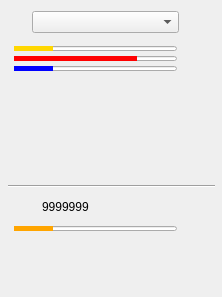
<?xml version="1.0" encoding="UTF-8"?>
<ui version="4.0">
 <class>Form</class>
 <widget class="QWidget" name="Form">
  <property name="geometry">
   <rect>
    <x>0</x>
    <y>0</y>
    <width>222</width>
    <height>297</height>
   </rect>
  </property>
  <property name="windowTitle">
   <string>Form</string>
  </property>
  <property name="autoFillBackground">
   <bool>false</bool>
  </property>
  <widget class="QFrame" name="frame">
   <property name="geometry">
    <rect>
     <x>8</x>
     <y>9</y>
     <width>207</width>
     <height>287</height>
    </rect>
   </property>
   <property name="sizePolicy">
    <sizepolicy hsizetype="Fixed" vsizetype="Fixed">
     <horstretch>0</horstretch>
     <verstretch>0</verstretch>
    </sizepolicy>
   </property>
   <property name="minimumSize">
    <size>
     <width>207</width>
     <height>287</height>
    </size>
   </property>
   <property name="maximumSize">
    <size>
     <width>207</width>
     <height>287</height>
    </size>
   </property>
   <property name="styleSheet">
    <string notr="true"/>
   </property>
   <property name="frameShape">
    <enum>QFrame::NoFrame</enum>
   </property>
   <property name="frameShadow">
    <enum>QFrame::Raised</enum>
   </property>
   <widget class="Line" name="line">
    <property name="geometry">
     <rect>
      <x>-14</x>
      <y>167</y>
      <width>227</width>
      <height>20</height>
     </rect>
    </property>
    <property name="orientation">
     <enum>Qt::Horizontal</enum>
    </property>
   </widget>
   <widget class="QWidget" name="horizontalLayoutWidget">
    <property name="geometry">
     <rect>
      <x>-20</x>
      <y>230</y>
      <width>249</width>
      <height>57</height>
     </rect>
    </property>
    <layout class="QHBoxLayout" name="horizontalLayout">
     <item>
      <widget class="QPushButton" name="pushButton">
       <property name="sizePolicy">
        <sizepolicy hsizetype="Fixed" vsizetype="Expanding">
         <horstretch>0</horstretch>
         <verstretch>0</verstretch>
        </sizepolicy>
       </property>
       <property name="maximumSize">
        <size>
         <width>50</width>
         <height>50</height>
        </size>
       </property>
       <property name="text">
        <string/>
       </property>
       <property name="icon">
        <iconset>
         <normaloff>icons/start_icon380x380.png</normaloff>icons/start_icon380x380.png</iconset>
       </property>
       <property name="iconSize">
        <size>
         <width>50</width>
         <height>50</height>
        </size>
       </property>
       <property name="flat">
        <bool>true</bool>
       </property>
      </widget>
     </item>
     <item>
      <widget class="QPushButton" name="pushButton_2">
       <property name="sizePolicy">
        <sizepolicy hsizetype="Fixed" vsizetype="Expanding">
         <horstretch>0</horstretch>
         <verstretch>0</verstretch>
        </sizepolicy>
       </property>
       <property name="maximumSize">
        <size>
         <width>50</width>
         <height>50</height>
        </size>
       </property>
       <property name="text">
        <string/>
       </property>
       <property name="icon">
        <iconset>
         <normaloff>icons/pause_icon380x380.png</normaloff>icons/pause_icon380x380.png</iconset>
       </property>
       <property name="iconSize">
        <size>
         <width>50</width>
         <height>50</height>
        </size>
       </property>
       <property name="flat">
        <bool>true</bool>
       </property>
      </widget>
     </item>
     <item>
      <widget class="QPushButton" name="pushButton_3">
       <property name="sizePolicy">
        <sizepolicy hsizetype="Fixed" vsizetype="Expanding">
         <horstretch>0</horstretch>
         <verstretch>0</verstretch>
        </sizepolicy>
       </property>
       <property name="maximumSize">
        <size>
         <width>50</width>
         <height>50</height>
        </size>
       </property>
       <property name="text">
        <string/>
       </property>
       <property name="icon">
        <iconset>
         <normaloff>icons/stop_icon380x380.png</normaloff>icons/stop_icon380x380.png</iconset>
       </property>
       <property name="iconSize">
        <size>
         <width>50</width>
         <height>50</height>
        </size>
       </property>
       <property name="flat">
        <bool>true</bool>
       </property>
      </widget>
     </item>
    </layout>
   </widget>
   <widget class="QWidget" name="gridLayoutWidget">
    <property name="geometry">
     <rect>
      <x>-4</x>
      <y>77</y>
      <width>210</width>
      <height>94</height>
     </rect>
    </property>
    <layout class="QGridLayout" name="gridLayout">
     <property name="spacing">
      <number>0</number>
     </property>
     <item row="3" column="1">
      <widget class="QLabel" name="label_14">
       <property name="maximumSize">
        <size>
         <width>20</width>
         <height>20</height>
        </size>
       </property>
       <property name="text">
        <string/>
       </property>
       <property name="pixmap">
        <pixmap>icons/online380x380.png</pixmap>
       </property>
       <property name="scaledContents">
        <bool>true</bool>
       </property>
      </widget>
     </item>
     <item row="0" column="5">
      <widget class="QLabel" name="label_17">
       <property name="maximumSize">
        <size>
         <width>20</width>
         <height>20</height>
        </size>
       </property>
       <property name="text">
        <string/>
       </property>
       <property name="pixmap">
        <pixmap>icons/online380x380.png</pixmap>
       </property>
       <property name="scaledContents">
        <bool>true</bool>
       </property>
      </widget>
     </item>
     <item row="0" column="4">
      <widget class="QLabel" name="label_16">
       <property name="maximumSize">
        <size>
         <width>20</width>
         <height>20</height>
        </size>
       </property>
       <property name="text">
        <string/>
       </property>
       <property name="pixmap">
        <pixmap>icons/online380x380.png</pixmap>
       </property>
       <property name="scaledContents">
        <bool>true</bool>
       </property>
      </widget>
     </item>
     <item row="3" column="0">
      <widget class="QLabel" name="label_15">
       <property name="maximumSize">
        <size>
         <width>20</width>
         <height>20</height>
        </size>
       </property>
       <property name="text">
        <string/>
       </property>
       <property name="pixmap">
        <pixmap>icons/online380x380.png</pixmap>
       </property>
       <property name="scaledContents">
        <bool>true</bool>
       </property>
      </widget>
     </item>
     <item row="2" column="2">
      <widget class="QLabel" name="label_12">
       <property name="maximumSize">
        <size>
         <width>20</width>
         <height>20</height>
        </size>
       </property>
       <property name="text">
        <string/>
       </property>
       <property name="pixmap">
        <pixmap>icons/online380x380.png</pixmap>
       </property>
       <property name="scaledContents">
        <bool>true</bool>
       </property>
      </widget>
     </item>
     <item row="0" column="3">
      <widget class="QLabel" name="label_7">
       <property name="maximumSize">
        <size>
         <width>20</width>
         <height>20</height>
        </size>
       </property>
       <property name="text">
        <string/>
       </property>
       <property name="pixmap">
        <pixmap>icons/online380x380.png</pixmap>
       </property>
       <property name="scaledContents">
        <bool>true</bool>
       </property>
      </widget>
     </item>
     <item row="3" column="2">
      <widget class="QLabel" name="label_13">
       <property name="maximumSize">
        <size>
         <width>20</width>
         <height>20</height>
        </size>
       </property>
       <property name="text">
        <string/>
       </property>
       <property name="pixmap">
        <pixmap>icons/online380x380.png</pixmap>
       </property>
       <property name="scaledContents">
        <bool>true</bool>
       </property>
      </widget>
     </item>
     <item row="2" column="0">
      <widget class="QLabel" name="label_10">
       <property name="maximumSize">
        <size>
         <width>20</width>
         <height>20</height>
        </size>
       </property>
       <property name="text">
        <string/>
       </property>
       <property name="pixmap">
        <pixmap>icons/online380x380.png</pixmap>
       </property>
       <property name="scaledContents">
        <bool>true</bool>
       </property>
      </widget>
     </item>
     <item row="1" column="0">
      <widget class="QLabel" name="label_8">
       <property name="maximumSize">
        <size>
         <width>20</width>
         <height>20</height>
        </size>
       </property>
       <property name="text">
        <string/>
       </property>
       <property name="pixmap">
        <pixmap>icons/online380x380.png</pixmap>
       </property>
       <property name="scaledContents">
        <bool>true</bool>
       </property>
      </widget>
     </item>
     <item row="1" column="1">
      <widget class="QLabel" name="label_9">
       <property name="maximumSize">
        <size>
         <width>20</width>
         <height>20</height>
        </size>
       </property>
       <property name="text">
        <string/>
       </property>
       <property name="pixmap">
        <pixmap>icons/online380x380.png</pixmap>
       </property>
       <property name="scaledContents">
        <bool>true</bool>
       </property>
      </widget>
     </item>
     <item row="0" column="1">
      <widget class="QLabel" name="label_5">
       <property name="maximumSize">
        <size>
         <width>20</width>
         <height>20</height>
        </size>
       </property>
       <property name="text">
        <string/>
       </property>
       <property name="pixmap">
        <pixmap>icons/online380x380.png</pixmap>
       </property>
       <property name="scaledContents">
        <bool>true</bool>
       </property>
      </widget>
     </item>
     <item row="0" column="2">
      <widget class="QLabel" name="label_6">
       <property name="maximumSize">
        <size>
         <width>20</width>
         <height>20</height>
        </size>
       </property>
       <property name="text">
        <string/>
       </property>
       <property name="pixmap">
        <pixmap>icons/online380x380.png</pixmap>
       </property>
       <property name="scaledContents">
        <bool>true</bool>
       </property>
      </widget>
     </item>
     <item row="0" column="0">
      <widget class="QLabel" name="label_4">
       <property name="maximumSize">
        <size>
         <width>20</width>
         <height>20</height>
        </size>
       </property>
       <property name="text">
        <string/>
       </property>
       <property name="pixmap">
        <pixmap>icons/online380x380.png</pixmap>
       </property>
       <property name="scaledContents">
        <bool>true</bool>
       </property>
      </widget>
     </item>
     <item row="2" column="1">
      <widget class="QLabel" name="label_11">
       <property name="maximumSize">
        <size>
         <width>20</width>
         <height>20</height>
        </size>
       </property>
       <property name="text">
        <string/>
       </property>
       <property name="pixmap">
        <pixmap>icons/online380x380.png</pixmap>
       </property>
       <property name="scaledContents">
        <bool>true</bool>
       </property>
      </widget>
     </item>
     <item row="0" column="6">
      <widget class="QLabel" name="label_18">
       <property name="maximumSize">
        <size>
         <width>20</width>
         <height>20</height>
        </size>
       </property>
       <property name="text">
        <string/>
       </property>
       <property name="pixmap">
        <pixmap>icons/online380x380.png</pixmap>
       </property>
       <property name="scaledContents">
        <bool>true</bool>
       </property>
      </widget>
     </item>
     <item row="2" column="4">
      <widget class="QLabel" name="label_19">
       <property name="maximumSize">
        <size>
         <width>20</width>
         <height>20</height>
        </size>
       </property>
       <property name="text">
        <string/>
       </property>
       <property name="pixmap">
        <pixmap>icons/online380x380.png</pixmap>
       </property>
       <property name="scaledContents">
        <bool>true</bool>
       </property>
      </widget>
     </item>
     <item row="2" column="3">
      <widget class="QLabel" name="label_20">
       <property name="maximumSize">
        <size>
         <width>20</width>
         <height>20</height>
        </size>
       </property>
       <property name="text">
        <string/>
       </property>
       <property name="pixmap">
        <pixmap>icons/online380x380.png</pixmap>
       </property>
       <property name="scaledContents">
        <bool>true</bool>
       </property>
      </widget>
     </item>
     <item row="1" column="3">
      <widget class="QLabel" name="label_21">
       <property name="maximumSize">
        <size>
         <width>20</width>
         <height>20</height>
        </size>
       </property>
       <property name="text">
        <string/>
       </property>
       <property name="pixmap">
        <pixmap>icons/online380x380.png</pixmap>
       </property>
       <property name="scaledContents">
        <bool>true</bool>
       </property>
      </widget>
     </item>
     <item row="1" column="2">
      <widget class="QLabel" name="label_22">
       <property name="maximumSize">
        <size>
         <width>20</width>
         <height>20</height>
        </size>
       </property>
       <property name="text">
        <string/>
       </property>
       <property name="pixmap">
        <pixmap>icons/online380x380.png</pixmap>
       </property>
       <property name="scaledContents">
        <bool>true</bool>
       </property>
      </widget>
     </item>
     <item row="2" column="5">
      <widget class="QLabel" name="label_23">
       <property name="maximumSize">
        <size>
         <width>20</width>
         <height>20</height>
        </size>
       </property>
       <property name="text">
        <string/>
       </property>
       <property name="pixmap">
        <pixmap>icons/online380x380.png</pixmap>
       </property>
       <property name="scaledContents">
        <bool>true</bool>
       </property>
      </widget>
     </item>
    </layout>
   </widget>
   <widget class="QLabel" name="label">
    <property name="geometry">
     <rect>
      <x>34</x>
      <y>187</y>
      <width>85</width>
      <height>22</height>
     </rect>
    </property>
    <property name="text">
     <string>9999999</string>
    </property>
   </widget>
   <widget class="QProgressBar" name="progressBar_2">
    <property name="geometry">
     <rect>
      <x>6</x>
      <y>47</y>
      <width>163</width>
      <height>5</height>
     </rect>
    </property>
    <property name="minimumSize">
     <size>
      <width>0</width>
      <height>5</height>
     </size>
    </property>
    <property name="maximumSize">
     <size>
      <width>16777215</width>
      <height>5</height>
     </size>
    </property>
    <property name="styleSheet">
     <string notr="true">
QProgressBar::chunk {
    background-color: red;
}</string>
    </property>
    <property name="value">
     <number>76</number>
    </property>
    <property name="textVisible">
     <bool>false</bool>
    </property>
   </widget>
   <widget class="QComboBox" name="comboBox">
    <property name="geometry">
     <rect>
      <x>24</x>
      <y>2</y>
      <width>147</width>
      <height>22</height>
     </rect>
    </property>
   </widget>
   <widget class="QLabel" name="label_2">
    <property name="geometry">
     <rect>
      <x>1</x>
      <y>1</y>
      <width>25</width>
      <height>25</height>
     </rect>
    </property>
    <property name="text">
     <string/>
    </property>
    <property name="pixmap">
     <pixmap>icons/inactive_icon380x380.png</pixmap>
    </property>
    <property name="scaledContents">
     <bool>true</bool>
    </property>
   </widget>
   <widget class="QProgressBar" name="progressBar">
    <property name="geometry">
     <rect>
      <x>6</x>
      <y>37</y>
      <width>163</width>
      <height>5</height>
     </rect>
    </property>
    <property name="minimumSize">
     <size>
      <width>0</width>
      <height>5</height>
     </size>
    </property>
    <property name="maximumSize">
     <size>
      <width>16777215</width>
      <height>5</height>
     </size>
    </property>
    <property name="styleSheet">
     <string notr="true">QProgressBar::chunk {
    background-color: gold;
}</string>
    </property>
    <property name="value">
     <number>24</number>
    </property>
    <property name="textVisible">
     <bool>false</bool>
    </property>
   </widget>
   <widget class="QProgressBar" name="progressBar_4">
    <property name="geometry">
     <rect>
      <x>6</x>
      <y>217</y>
      <width>163</width>
      <height>5</height>
     </rect>
    </property>
    <property name="minimumSize">
     <size>
      <width>0</width>
      <height>5</height>
     </size>
    </property>
    <property name="maximumSize">
     <size>
      <width>16777215</width>
      <height>5</height>
     </size>
    </property>
    <property name="styleSheet">
     <string notr="true">QProgressBar::chunk {
    background-color: orange;
}</string>
    </property>
    <property name="value">
     <number>24</number>
    </property>
    <property name="textVisible">
     <bool>false</bool>
    </property>
   </widget>
   <widget class="QLabel" name="label_3">
    <property name="geometry">
     <rect>
      <x>4</x>
      <y>187</y>
      <width>25</width>
      <height>25</height>
     </rect>
    </property>
    <property name="text">
     <string/>
    </property>
    <property name="pixmap">
     <pixmap>icons/kill_icon380x380.png</pixmap>
    </property>
    <property name="scaledContents">
     <bool>true</bool>
    </property>
   </widget>
   <widget class="QPushButton" name="pushButton_4">
    <property name="geometry">
     <rect>
      <x>172</x>
      <y>39</y>
      <width>30</width>
      <height>30</height>
     </rect>
    </property>
    <property name="maximumSize">
     <size>
      <width>30</width>
      <height>30</height>
     </size>
    </property>
    <property name="text">
     <string/>
    </property>
    <property name="icon">
     <iconset>
      <normaloff>icons/switch_icon380x380.png</normaloff>icons/switch_icon380x380.png</iconset>
    </property>
    <property name="iconSize">
     <size>
      <width>30</width>
      <height>30</height>
     </size>
    </property>
    <property name="flat">
     <bool>true</bool>
    </property>
   </widget>
   <widget class="QProgressBar" name="progressBar_3">
    <property name="geometry">
     <rect>
      <x>6</x>
      <y>57</y>
      <width>163</width>
      <height>5</height>
     </rect>
    </property>
    <property name="minimumSize">
     <size>
      <width>0</width>
      <height>5</height>
     </size>
    </property>
    <property name="maximumSize">
     <size>
      <width>16777215</width>
      <height>5</height>
     </size>
    </property>
    <property name="styleSheet">
     <string notr="true">QProgressBar::chunk {
    background-color: blue;
}</string>
    </property>
    <property name="value">
     <number>24</number>
    </property>
    <property name="textVisible">
     <bool>false</bool>
    </property>
   </widget>
   <widget class="QPushButton" name="pushButton_5">
    <property name="geometry">
     <rect>
      <x>173</x>
      <y>-2</y>
      <width>29</width>
      <height>29</height>
     </rect>
    </property>
    <property name="maximumSize">
     <size>
      <width>30</width>
      <height>30</height>
     </size>
    </property>
    <property name="text">
     <string/>
    </property>
    <property name="icon">
     <iconset>
      <normaloff>icons/cross.png</normaloff>icons/cross.png</iconset>
    </property>
    <property name="iconSize">
     <size>
      <width>30</width>
      <height>30</height>
     </size>
    </property>
    <property name="flat">
     <bool>true</bool>
    </property>
   </widget>
  </widget>
 </widget>
 <resources/>
 <connections/>
</ui>
